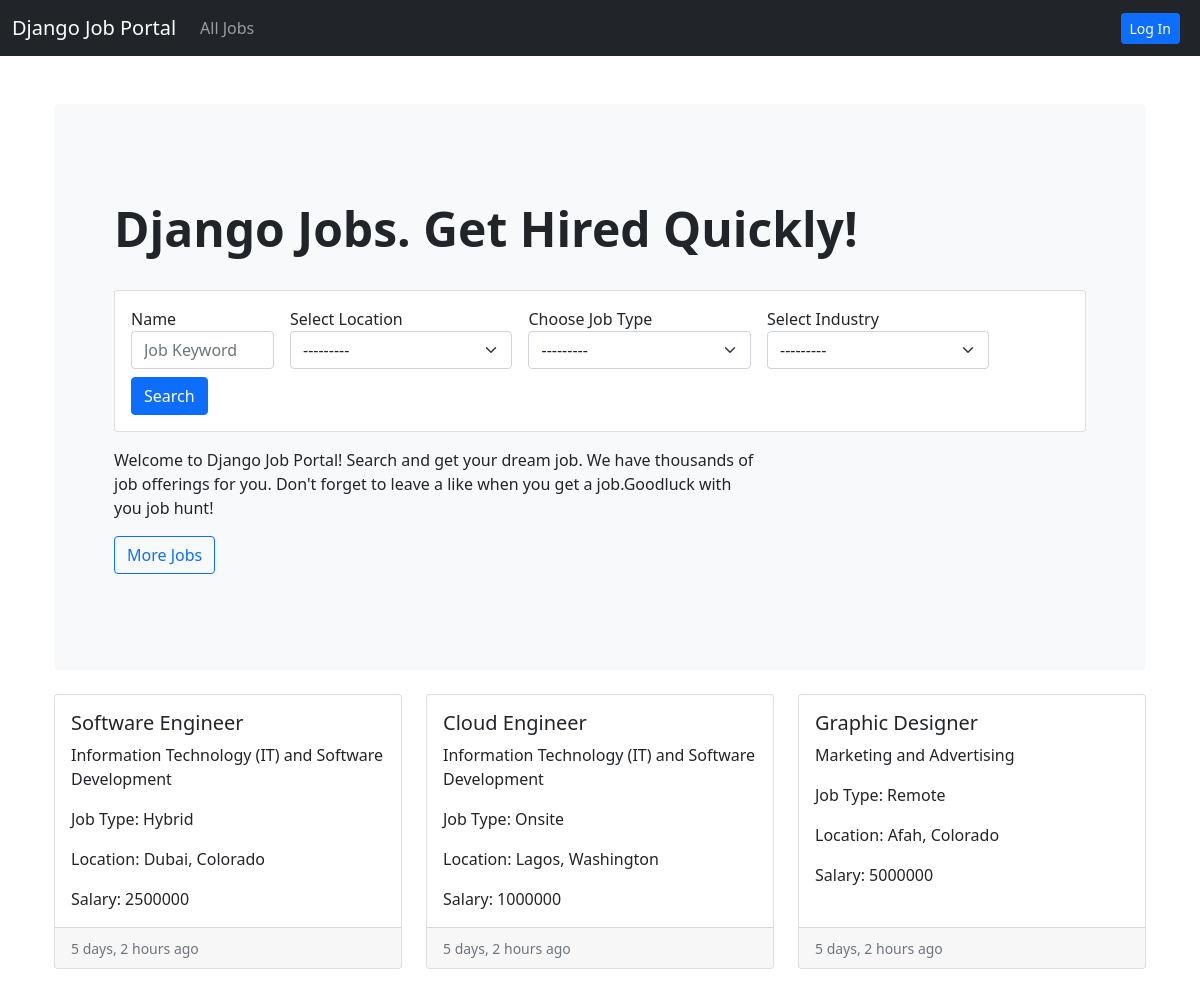
The page / on the database its author committed.
### job/models.py (models this page shows, shortened)
class Job(models.Model):
    job_choices = (
        ('Remote', 'Remote'),
        ('Onsite', 'Onsite'),
        ('Hybrid', 'Hybrid'),
    )
    user = models.ForeignKey(User, on_delete=models.CASCADE)
    company = models.ForeignKey(Company, on_delete=models.CASCADE)
    title = models.CharField(max_length=255)
    city = models.CharField(max_length=255)
    salary = models.PositiveIntegerField()
    requirements = models.TextField()
    ideal_candidate = models.TextField()
    is_available = models.BooleanField(default=False)
    timestamp = models.DateTimeField(auto_now_add=True)
    industry = models.ForeignKey(Industry, on_delete=models.DO_NOTHING, null=True, blank=True)
    state = models.ForeignKey(State, on_delete=models.DO_NOTHING, null=True, blank=True)
    job_type = models.CharField(max_length=255, choices=job_choices, null=True, blank=True)

class Industry(models.Model):
    name = models.CharField(max_length=255)
    def __str__(self):
        return self.name

class State(models.Model):
    name = models.CharField(max_length=255)
    def __str__(self):
        return self.name

### website/views.py (the view)
# urls.py: 2. Add a URL to urlpatterns:  path('', views.home, name='home')
def home(request):
    filter = JobFilter(request.GET, queryset=Job.objects.filter(is_available=True).order_by('-timestamp'))
    context = {
        'filter': filter
    }
    return render(request, 'website/home.html', context)

### templates/website/home.html
{% extends 'base.html' %}
{% load humanize %}
{% load widget_tweaks %}
{% block content %}
<div class="container mt-5">
    <section>
        <div class="p-5 mb-4 bg-light rounded-3">
            <div class="container-fluid py-5">
                <h2 class="display-5 fw-bold">Django Jobs. Get Hired Quickly!</h2><br>
                <div class="card">
                    <div class="card-body">
                        <form action="#" class="row gx-3 gy-2 align-items-center" method="GET">
                            <div class="col-sm-2">
                                <label for="autoSizingInput">Name</label>
                                {% render_field filter.form.title class="form-control" placeholder="Job Keyword" id="autoSizingInput" %}
                            </div>
                            <div class="col-sm-3">
                                <label for="autoSizingSelect">Select Location</label>
                                {% render_field filter.form.state class="form-select" id="autoSizingSelect" %}
                            </div>
                            <div class="col-sm-3">
                                <label for="autoSizingSelect">Choose Job Type</label>
                                {% render_field filter.form.job_type class="form-select" id="autoSizingSelect" %}
                            </div>
                            <div class="col-sm-3">
                                <label for="autoSizingSelect">Select Industry</label>
                                {% render_field filter.form.industry class="form-select" id="autoSizingSelect" %}
                            </div>
                            <div class="col-auto">
                                <button type="submit" class="btn btn-primary">Search</button>
                            </div>
                        </form>
                    </div>
                </div>
                <p class="col-md-8 fs-6 mt-3">
                    Welcome to Django Job Portal! Search and get your dream job. We have thousands of job
                    offerings for you. Don't forget to leave a like when you get a job.Goodluck with you job
                    hunt!
                </p>
                <a class="btn btn-outline-primary" href="{% url 'job-listing' %}">More Jobs</a>
            </div>
        </div>
    </section>
    <div class="row row-cols-1 row-cols-md-3 g-4">
        {% for job in filter.qs %}
        <div class="col">
            <div class="card h-100">
                <div class="card-body">
                    <h5 class="card-title">{{ job.title }}</h5>
                    <p class="card-text">{{ job.industry }}</p>
                    <p class="card-text">Job Type: {{ job.job_type }}</p>
                    <p class="card-text">Location: {{ job.city }}, {{ job.state }}</p>
                    <p class="card-text">Salary: {{ job.salary }}</p>
                </div>
                <div class="card-footer">
                    <small class="text-muted">{{ job.timestamp|naturaltime }}</small>
                </div>
            </div>
        </div>
        {% endfor %}
    </div><br>
</div>
{% endblock content %}

### templates/base.html (shortened to what this page needs)
<!DOCTYPE html>
<html lang="en">
<head>
    <link href="https://cdn.jsdelivr.net/npm/bootstrap@5.0.2/dist/css/bootstrap.min.css" rel="stylesheet"
>
    <link rel="stylesheet" href="https://cdnjs.cloudflare.com/ajax/libs/font-awesome/6.0.0-beta3/css/all.min.css">
</head>
<body>
    <nav class="navbar navbar-expand-lg navbar-dark bg-dark">
        <div class="container-fluid">
            <a href="{% url 'home' %}" class="navbar-brand">Django Job Portal</a>
        <div class="collapse navbar-collapse" id="navbarSupportedContent">
            {% if request.user.is_authenticated %}
            {% if request.user.is_applicant %}
            <ul class="navbar-nav me-auto mb-2 mb-lg-0">
                <li class="nav-item">
                    <a href="{% url 'home' %}" class="nav-link active">Home</a>
                </li>
                {% if request.user.has_resume %}
                <li class="nav-item">
                    <a href="{% url 'job-listing' %}" class="nav-link">Apply Job</a>
                </li>
                <li class="nav-item">
                    <a href="{% url 'applied-jobs' %}" aria-current="page" class="nav-link">Applied Jobs</a>
                </li>
                {% else %}
                <li class="nav-item">
                    <a href="{% url 'update-resume' %}" class="nav-link">Create Resume</a>
                </li>
                {% endif %}
                <li class="nav-item">
                    <a href="#" class="nav-link disabled" tabindex="-1" aria-disabled="true">{{ request.user.email }}</a>
            </ul>
            <a href="{% url 'logout' %}" class="btn btn-danger btn-sm">Log Out</a>
            {% elif request.user.is_recruiter %}
            <ul class="navbar-nav me-auto mb-2 mb-lg-0">
                <li class="nav-item">
                    <a href="{% url 'home' %}" class="nav-link active">Home</a>
                </li>
                {% if request.user.has_company %}
                <li class="nav-item">
                    <a href="{% url 'create-job' %}" class="nav-link">Create Job Ads</a>
                </li>
                <li class="nav-item">
                    <a href="{% url 'manage-job' %}" class="nav-link">Manage Jobs</a>
                </li>
                {% else %}
                <li class="nav-item">
                    <a href="{% url 'update-company' %}" class="nav-link">Create Company</a>
                </li>
                {% endif %}
                <li class="nav-item">
                    <a href="#" class="nav-link disabled" tabindex="-1" aria-disabled="true">{{ request.user.email }}</a>
                </li>
            </ul>
            <a href="{% url 'logout' %}" class="btn btn-danger btn-sm">Log Out</a>
            {% endif %}
            {% else %}
            <ul class="navbar-nav me-auto mb-2 mb-lg-0">
                <li class="nav-item">
                    <a href="{% url 'job-listing' %}" class="nav-link">All Jobs</a>
                </li>
            </ul>
            <a href="{% url 'login' %}" class="btn btn-primary btn-sm me-2">Log In</a>
            {% endif %}
        </div>
        </div>
    </nav>
    <div class="container mt-5">
        {% block content %}
        {% endblock content %}
    </div>
</body>
</html>

### rows shown on the page
Job: title "Software Engineer", industry "Information Technology (IT) and Software Development", job_type "Hybrid", city "Dubai", state "Colorado", salary "2500000", timestamp "5 days, 2 hours ago"
Job: title "Cloud Engineer", industry "Information Technology (IT) and Software Development", job_type "Onsite", city "Lagos", state "Washington", salary "1000000", timestamp "5 days, 2 hours ago"
Job: title "Graphic Designer", industry "Marketing and Advertising", job_type "Remote", city "Afah", state "Colorado", salary "5000000", timestamp "5 days, 2 hours ago"
